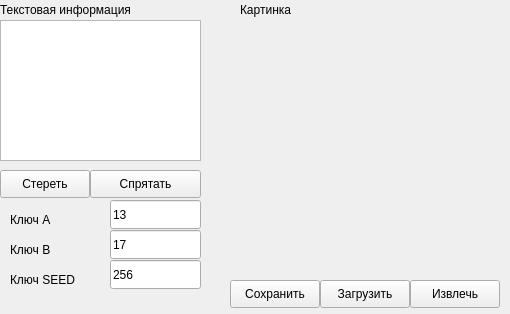
<?xml version="1.0" encoding="UTF-8"?>
<ui version="4.0">
 <class>MainWindow</class>
 <widget class="QMainWindow" name="MainWindow">
  <property name="geometry">
   <rect>
    <x>0</x>
    <y>0</y>
    <width>510</width>
    <height>314</height>
   </rect>
  </property>
  <property name="windowTitle">
   <string>Прячем текст в картинке</string>
  </property>
  <widget class="QWidget" name="centralwidget">
   <widget class="QPushButton" name="btnClear">
    <property name="geometry">
     <rect>
      <x>0</x>
      <y>170</y>
      <width>90</width>
      <height>28</height>
     </rect>
    </property>
    <property name="text">
     <string>Стереть</string>
    </property>
   </widget>
   <widget class="QLabel" name="labelPic">
    <property name="geometry">
     <rect>
      <x>240</x>
      <y>20</y>
      <width>256</width>
      <height>256</height>
     </rect>
    </property>
    <property name="text">
     <string/>
    </property>
    <property name="scaledContents">
     <bool>true</bool>
    </property>
   </widget>
   <widget class="QPushButton" name="btnLoad">
    <property name="geometry">
     <rect>
      <x>320</x>
      <y>280</y>
      <width>90</width>
      <height>28</height>
     </rect>
    </property>
    <property name="text">
     <string>Загрузить</string>
    </property>
   </widget>
   <widget class="QPushButton" name="btnSave">
    <property name="geometry">
     <rect>
      <x>230</x>
      <y>280</y>
      <width>90</width>
      <height>28</height>
     </rect>
    </property>
    <property name="text">
     <string>Сохранить</string>
    </property>
   </widget>
   <widget class="QPushButton" name="btnHide">
    <property name="geometry">
     <rect>
      <x>90</x>
      <y>170</y>
      <width>111</width>
      <height>28</height>
     </rect>
    </property>
    <property name="text">
     <string>Спрятать</string>
    </property>
   </widget>
   <widget class="QPushButton" name="btnUnhide">
    <property name="geometry">
     <rect>
      <x>410</x>
      <y>280</y>
      <width>90</width>
      <height>28</height>
     </rect>
    </property>
    <property name="text">
     <string>Извлечь</string>
    </property>
   </widget>
   <widget class="QLabel" name="label_2">
    <property name="geometry">
     <rect>
      <x>0</x>
      <y>0</y>
      <width>201</width>
      <height>19</height>
     </rect>
    </property>
    <property name="text">
     <string>Текстовая информация</string>
    </property>
   </widget>
   <widget class="QLabel" name="label_3">
    <property name="geometry">
     <rect>
      <x>240</x>
      <y>0</y>
      <width>251</width>
      <height>19</height>
     </rect>
    </property>
    <property name="text">
     <string>Картинка</string>
    </property>
   </widget>
   <widget class="QLineEdit" name="editA">
    <property name="geometry">
     <rect>
      <x>110</x>
      <y>200</y>
      <width>91</width>
      <height>29</height>
     </rect>
    </property>
    <property name="text">
     <string>13</string>
    </property>
   </widget>
   <widget class="QLineEdit" name="editB">
    <property name="geometry">
     <rect>
      <x>110</x>
      <y>230</y>
      <width>91</width>
      <height>29</height>
     </rect>
    </property>
    <property name="text">
     <string>17</string>
    </property>
   </widget>
   <widget class="QLabel" name="label_4">
    <property name="geometry">
     <rect>
      <x>10</x>
      <y>210</y>
      <width>81</width>
      <height>19</height>
     </rect>
    </property>
    <property name="text">
     <string>Ключ A</string>
    </property>
   </widget>
   <widget class="QLabel" name="label_5">
    <property name="geometry">
     <rect>
      <x>10</x>
      <y>240</y>
      <width>81</width>
      <height>19</height>
     </rect>
    </property>
    <property name="text">
     <string>Ключ B</string>
    </property>
   </widget>
   <widget class="QTextEdit" name="textEdit">
    <property name="geometry">
     <rect>
      <x>0</x>
      <y>20</y>
      <width>201</width>
      <height>141</height>
     </rect>
    </property>
   </widget>
   <widget class="QLineEdit" name="editSeed">
    <property name="geometry">
     <rect>
      <x>110</x>
      <y>260</y>
      <width>91</width>
      <height>29</height>
     </rect>
    </property>
    <property name="text">
     <string>256</string>
    </property>
   </widget>
   <widget class="QLabel" name="label_6">
    <property name="geometry">
     <rect>
      <x>10</x>
      <y>270</y>
      <width>81</width>
      <height>19</height>
     </rect>
    </property>
    <property name="text">
     <string>Ключ SEED</string>
    </property>
   </widget>
  </widget>
 </widget>
 <resources/>
 <connections/>
</ui>
